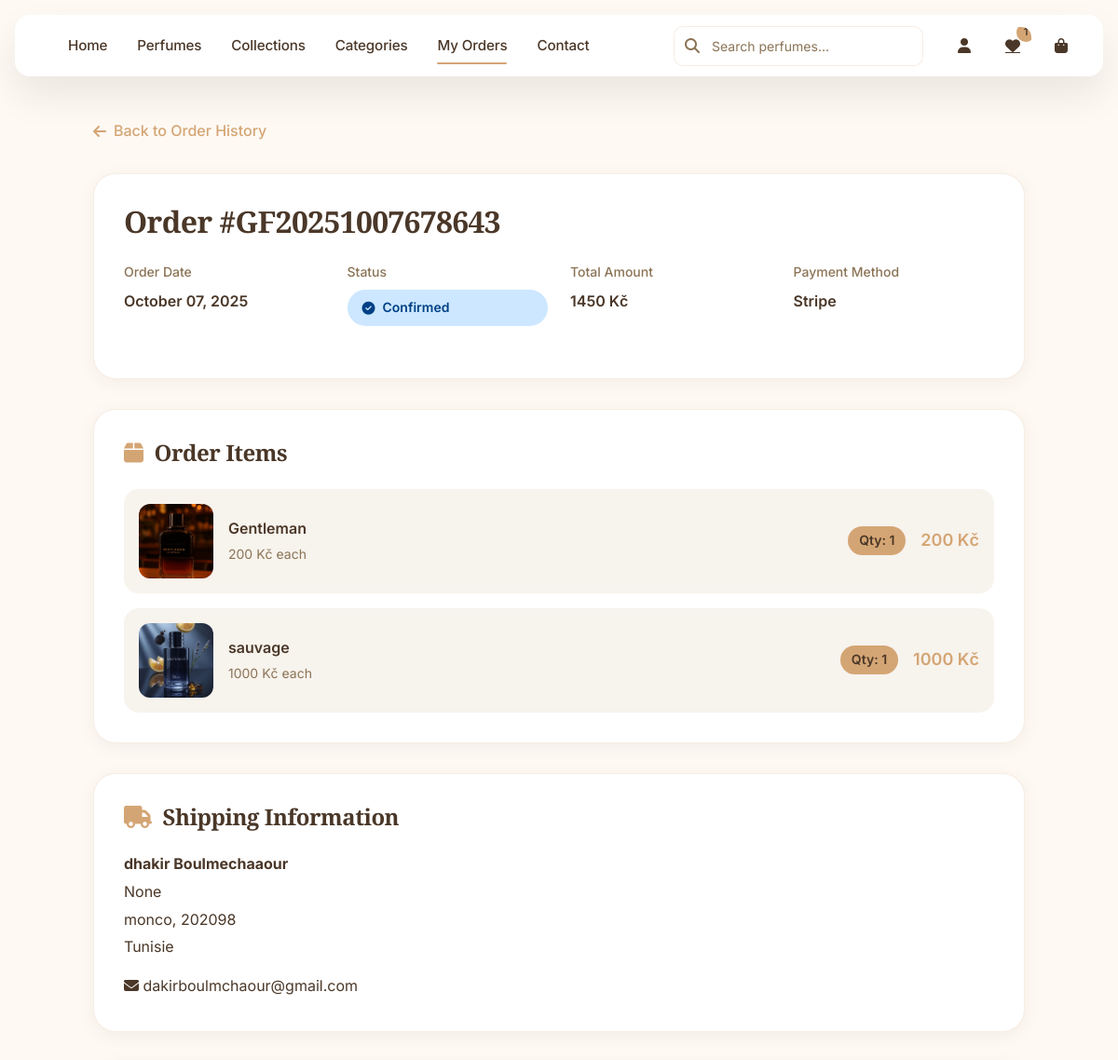
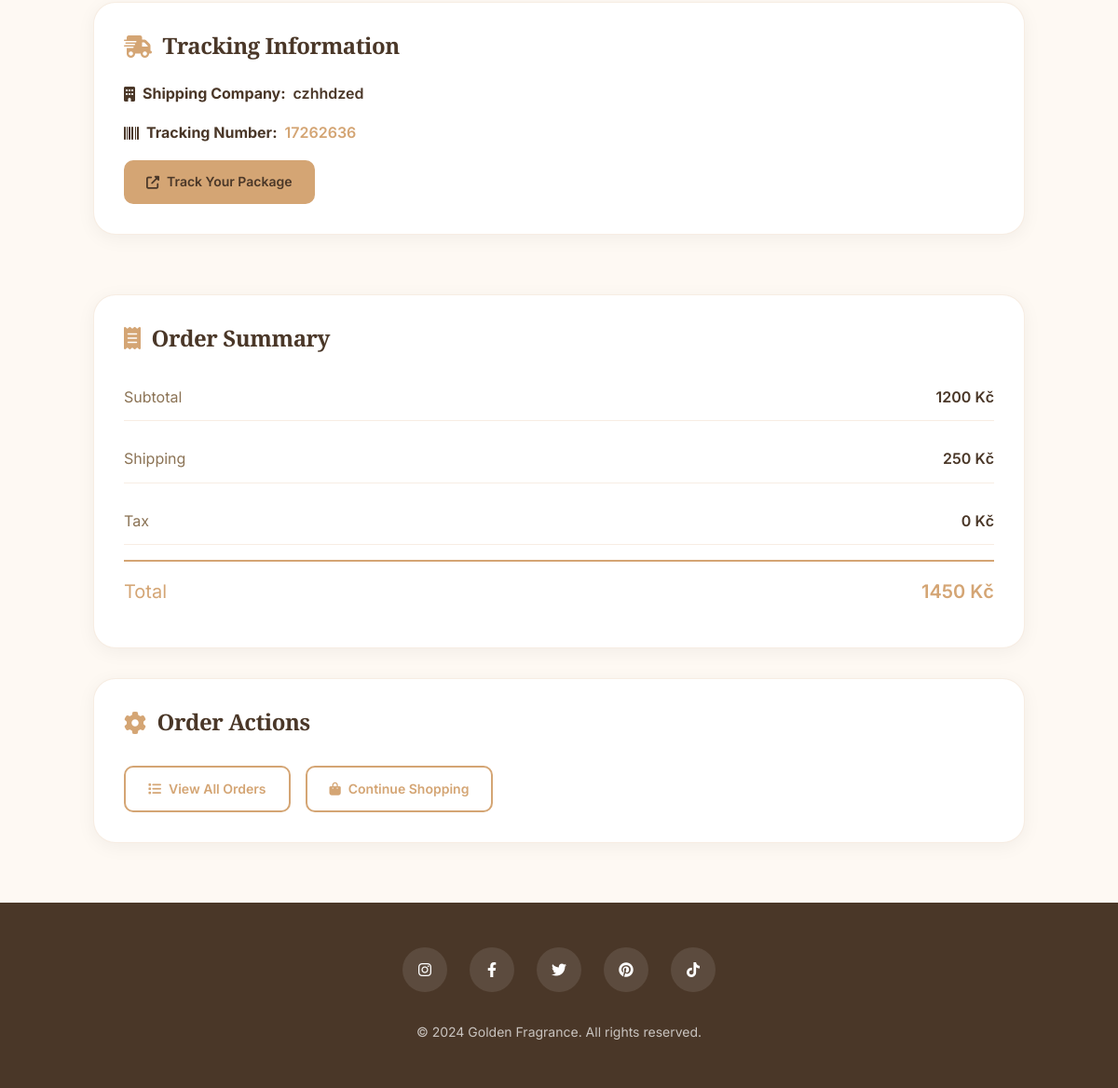
/orders/order/19/ (signed in), run on the app's committed database (2 pictures, top to bottom).
### orders/models.py (models this page shows, shortened)
class Order(models.Model):
    STATUS_CHOICES = [
        ('pending', 'Pending'),
        ('confirmed', 'Confirmed'),
        ('processing', 'Processing'),
        ('shipped', 'Shipped'),
        ('delivered', 'Delivered'),
        ('cancelled', 'Cancelled'),
    ]
    user = models.ForeignKey(User, on_delete=models.CASCADE)
    order_number = models.CharField(max_length=100, null=True, blank=True )
    full_name = models.CharField(max_length=200)
    email = models.EmailField()
    address = models.TextField()
    city = models.CharField(max_length=100)
    postal_code = models.CharField(max_length=20)
    country = models.CharField(max_length=100)
    status = models.CharField(max_length=20, choices=STATUS_CHOICES, default='pending')
    total_amount = models.DecimalField(max_digits=10, decimal_places=0)  # Whole CZK
    shipping_cost = models.DecimalField(max_digits=10, decimal_places=0, default=250)  # 250 CZK default
    tax_amount = models.DecimalField(max_digits=10, decimal_places=0, default=0)
    tracking_company = models.CharField(max_length=100, blank=True, null=True)
    tracking_number = models.CharField(max_length=100, blank=True, null=True)
    tracking_url = models.URLField(blank=True, null=True)
    created_at = models.DateTimeField(auto_now_add=True)
    updated_at = models.DateTimeField(auto_now=True)
    @property
    def final_total(self):
        return self.total_amount + self.shipping_cost + self.tax_amount

class OrderItem(models.Model):
    order = models.ForeignKey(Order, related_name='items', on_delete=models.CASCADE)
    product = models.ForeignKey('products.Product', on_delete=models.CASCADE)
    quantity = models.IntegerField()
    price = models.DecimalField(max_digits=10, decimal_places=0)
    @property
    def total_price(self):
        return self.quantity * self.price

### products/models.py (models this page shows, shortened)
class Product(models.Model):
    name = models.CharField(max_length=200)
    description = models.TextField()
    price = models.DecimalField(max_digits=10, decimal_places=0)
    original_price = models.DecimalField(max_digits=10, decimal_places=2, null=True, blank=True)
    image = models.ImageField(upload_to='products/')
    category = models.ForeignKey(Category, on_delete=models.CASCADE)
    collection = models.ForeignKey(Collection, on_delete=models.SET_NULL, null=True, blank=True)
    is_new = models.BooleanField(default=False)
    is_featured = models.BooleanField(default=False)
    stock_quantity = models.IntegerField(default=0)
    created_at = models.DateTimeField(auto_now_add=True)
    updated_at = models.DateTimeField(auto_now=True)

### orders/views.py (the view)
# urls.py: path('order/<int:order_id>/', views.order_detail, name='order_detail'),
@login_required
def order_detail(request, order_id):
    order = get_object_or_404(Order, id=order_id, user=request.user)
    return render(request, 'orders/order_detail.html', {'order': order})

### products/context_processors.py (called while the page is built)
def categories_collections(request):
    cart_count = 0
    wishlist_count = 0
    if 'cart' in request.session:
        cart = request.session['cart']
        cart_count = sum(item['quantity'] for item in cart.values())
    if request.user.is_authenticated:
        from accounts.models import Wishlist
        wishlist_count = Wishlist.objects.filter(user=request.user).count()
    return {
        'categories': Category.objects.all(),
        'collections': Collection.objects.filter(is_active=True),
        'cart_count': cart_count,
        'wishlist_count': wishlist_count,
    }

### templates/orders/order_detail.html (shortened to what this page needs)
<!DOCTYPE html>
<html lang="en">
<head>
    <link rel="stylesheet" href="https://cdnjs.cloudflare.com/ajax/libs/font-awesome/6.4.0/css/all.min.css">
</head>
<body>
    <header id="header" class="scrolled">
        <div class="header-container">
            <div class="header-content">
                <nav>
                    <a href="{% url 'home' %}" class="nav-link">Home</a>
                    <a href="{% url 'products:product_list' %}" class="nav-link">Perfumes</a>
                    <a href="{% url 'products:collection_list' %}" class="nav-link">Collections</a>
                    <a href="{% url 'products:category_list' %}" class="nav-link">Categories</a>
                    <a href="{% url 'orders:order_history' %}" class="nav-link active">My Orders</a>
                    <a href="#" class="nav-link">Contact</a>
                </nav>
                <div class="search-container">
                    <div class="search-wrapper">
                        <i class="fas fa-search search-icon"></i>
                        <input type="text" class="search-input" placeholder="Search perfumes...">
                    </div>
                </div>
                <div class="header-actions">
                    <a href="{% url 'accounts:profile' %}" class="icon-button">
                        <i class="fas fa-user"></i>
                    </a>
                    <a href="{% url 'accounts:wishlist' %}" class="icon-button">
                        <i class="fas fa-heart"></i>
                        {% if wishlist_count > 0 %}
                        <span class="cart-badge">{{ wishlist_count }}</span>
                        {% endif %}
                    </a>
                    <a href="{% url 'orders:cart' %}" class="icon-button cart-button">
                        <i class="fas fa-shopping-bag"></i>
                    </a>
                </div>
            </div>
        </div>
    </header>
    <section class="order-detail-container">
        <div class="order-detail-content">
            <a href="{% url 'orders:order_history' %}" class="back-button">
                <i class="fas fa-arrow-left"></i>
                Back to Order History
            </a>
            {% if order %}
            <div class="order-header">
                <h1 class="order-title">Order #{{ order.order_number }}</h1>
                <div class="order-meta">
                    <div class="meta-item">
                        <span class="meta-label">Order Date</span>
                        <span class="meta-value">{{ order.created_at|date:"F d, Y" }}</span>
                    </div>
                    <div class="meta-item">
                        <span class="meta-label">Status</span>
                        <span class="order-status status-{{ order.status }}">
                            <i class="fas
                                {% if order.status == 'pending' %}fa-clock
                                {% elif order.status == 'confirmed' %}fa-check-circle
                                {% elif order.status == 'processing' %}fa-cog
                                {% elif order.status == 'shipped' %}fa-shipping-fast
                                {% elif order.status == 'delivered' %}fa-box-open
                                {% elif order.status == 'cancelled' %}fa-times-circle
                                {% else %}fa-info-circle{% endif %}">
                            </i>
                            {{ order.get_status_display }}
                        </span>
                    </div>
                    <div class="meta-item">
                        <span class="meta-label">Total Amount</span>
                        <span class="meta-value">{{ order.final_total }} Kč</span>
                    </div>
                    <div class="meta-item">
                        <span class="meta-label">Payment Method</span>
                        <span class="meta-value">
                            {% if order.payment_method %}
                                {{ order.get_payment_method_display }}
                            {% else %}
                                Stripe
                            {% endif %}
                        </span>
                    </div>
                </div>
            </div>
            <div class="order-sections">
                <div class="order-section">
                    <h2 class="section-title">
                        <i class="fas fa-box"></i>
                        Order Items
                    </h2>
                    <div class="order-items">
                        {% for item in order.items.all %}
                        <div class="order-item">
                            <div class="item-image">
                                {% if item.product.image %}
                                <img src="{{ item.product.image.url }}" alt="{{ item.product.name }}">
                                {% else %}
                                <img src="https://images.unsplash.com/photo-1592945403244-b3fbafd7f539?ixlib=rb-4.0.3&auto=format&fit=crop&w=800&q=80" alt="{{ item.product.name }}">
                                {% endif %}
                            </div>
                            <div class="item-details">
                                <div class="item-name">{{ item.product.name }}</div>
                                <div class="item-price">{{ item.price }} Kč each</div>
                            </div>
                            <div class="item-quantity">
                                Qty: {{ item.quantity }}
                            </div>
                            <div class="item-total">
                                {{ item.total_price }} Kč
                            </div>
                        </div>
                        {% endfor %}
                    </div>
                </div>
                <div class="order-section">
                    <h2 class="section-title">
                        <i class="fas fa-truck"></i>
                        Shipping Information
                    </h2>
                    <div class="shipping-address">
                        <div class="address-line"><strong>{{ order.full_name }}</strong></div>
                        <div class="address-line">{{ order.address }}</div>
                        <div class="address-line">{{ order.city }}, {{ order.postal_code }}</div>
                        <div class="address-line">{{ order.country }}</div>
                        <div class="address-line" style="margin-top: 1rem;">
                            <i class="fas fa-envelope"></i>
                            {{ order.email }}
                        </div>
                    </div>
                </div>
{% if order.tracking_number %}
<div class="tracking-section">
    <h2 class="section-title">
        <i class="fas fa-shipping-fast"></i>
        Tracking Information
    </h2>
    <div class="tracking-info">
        {% if order.tracking_company %}
        <div class="tracking-company">
            <i class="fas fa-building"></i>
            <strong>Shipping Company:</strong> {{ order.tracking_company }}
        </div>
        {% endif %}
        <div class="tracking-number">
            <i class="fas fa-barcode"></i>
            <strong>Tracking Number:</strong>
            {% if order.tracking_url %}
                <a href="{{ order.tracking_url }}" target="_blank" class="tracking-link">
                    {{ order.tracking_number }}
                </a>
            {% else %}
                {{ order.tracking_number }}
            {% endif %}
        </div>
        {% if order.tracking_url and not order.tracking_url in order.tracking_number %}
        <div>
            <a href="{{ order.tracking_url }}" target="_blank" class="tracking-button">
                <i class="fas fa-external-link-alt"></i>
                Track Your Package
            </a>
        </div>
        {% endif %}
    </div>
</div>
{% endif %}
                <div class="order-section">
                    <h2 class="section-title">
                        <i class="fas fa-receipt"></i>
                        Order Summary
                    </h2>
                    <div class="order-summary">
                        <div class="summary-row">
                            <span class="summary-label">Subtotal</span>
                            <span class="summary-value">{{ order.total_amount }} Kč</span>
                        </div>
                        <div class="summary-row">
                            <span class="summary-label">Shipping</span>
                            <span class="summary-value">{{ order.shipping_cost }} Kč</span>
                        </div>
                        <div class="summary-row">
                            <span class="summary-label">Tax</span>
                            <span class="summary-value">{{ order.tax_amount }} Kč</span>
                        </div>
                        <div class="summary-row" style="border-top: 2px solid var(--primary); padding-top: 1rem;">
                            <span class="summary-label summary-total">Total</span>
                            <span class="summary-value summary-total">{{ order.final_total }} Kč</span>
                        </div>
                    </div>
                </div>
                <div class="order-section">
                    <h2 class="section-title">
                        <i class="fas fa-cog"></i>
                        Order Actions
                    </h2>
                    <div class="action-buttons">
                        <a href="{% url 'orders:order_history' %}" class="btn btn-outline">
                            <i class="fas fa-list"></i>
                            View All Orders
                        </a>
                        <a href="{% url 'products:product_list' %}" class="btn btn-outline">
                            <i class="fas fa-shopping-bag"></i>
                            Continue Shopping
                        </a>
                    </div>
                </div>
            </div>
            {% endif %}
        </div>
    </section>
    <footer class="footer">
        <div class="footer-content">
            <div class="social-media">
                <a href="#" class="social-link"><i class="fab fa-instagram"></i></a>
                <a href="#" class="social-link"><i class="fab fa-facebook-f"></i></a>
                <a href="#" class="social-link"><i class="fab fa-twitter"></i></a>
                <a href="#" class="social-link"><i class="fab fa-pinterest"></i></a>
                <a href="#" class="social-link"><i class="fab fa-tiktok"></i></a>
            </div>
            <p class="copyright">&copy; 2024 Golden Fragrance. All rights reserved.</p>
        </div>
    </footer>
</body>
</html>

### data on the page
Order: order_number "GF20251007678643", created_at "October 07, 2025", status "Confirmed", final_total "1450", full_name "dhakir Boulmechaaour", address "None", city "monco", postal_code "202098", country "Tunisie", email "dakirboulmchaour@gmail.com", tracking_company "czhhdzed", tracking_number "17262636", total_amount "1200", shipping_cost "250", tax_amount "0"
OrderItem: product.image (picture), product.name "Gentleman", price "200", quantity "1", total_price "200"
OrderItem: product.image (picture), product.name "sauvage", price "1000", quantity "1", total_price "1000"

### other printed values
{{ wishlist_count }} "1"
